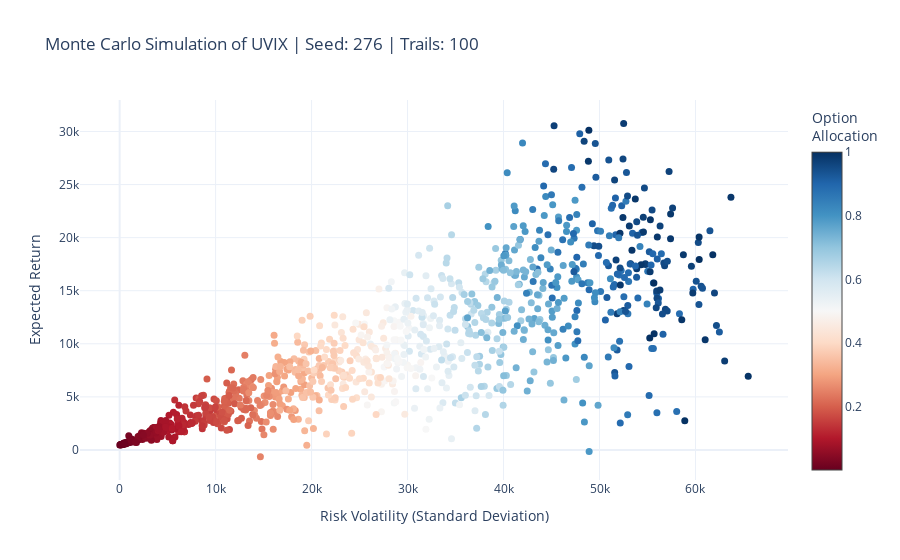

The notebook cell saved with this chart:
### Code cell
fig = go.Figure()
fig.add_trace(go.Scatter(
    # x=df['Volatility'] / np.sqrt(NUM_OF_DAYS),
    x=Markowitz['Volatility'],
    y=Markowitz['Returns'],
    mode='markers',
    marker=dict(
        color=Markowitz['Option Allocation'],
        colorscale='RdBu',
        size=7,
        colorbar=dict(title="Option<br>Allocation")
    )
))
fig.update_layout(
    template="plotly_white",
    title="Monte Carlo Simulation of " + SYMBOL + " | Seed: " + str(seed) + " | Trails: " + str(NUM_TRIALS),
    xaxis_title="Risk Volatility (Standard Deviation)",
    yaxis_title="Expected Return",
)
fig.update_layout(coloraxis_colorbar=dict(title="Option Allocation"))

### Figure 1 — Plotly figure (JSON) as saved in the notebook; plotly's stock layout.template omitted (floating-point values rounded to 4 significant figures; data arrays with more than 128 entries replaced by an {"elided": "..."} marker saying what was removed)
{"data": [{"marker": {"color": {"elided": "1000 float values"}, "colorbar": {"title": {"text": "Option<br>Allocation"}}, "colorscale": [[0, "rgb(103,0,31)"], [0.1, "rgb(178,24,43)"], [0.2, "rgb(214,96,77)"], [0.3, "rgb(244,165,130)"], [0.4, "rgb(253,219,199)"], [0.5, "rgb(247,247,247)"], [0.6, "rgb(209,229,240)"], [0.7, "rgb(146,197,222)"], [0.8, "rgb(67,147,195)"], [0.9, "rgb(33,102,172)"], [1, "rgb(5,48,97)"]], "size": 7}, "mode": "markers", "type": "scatter", "x": {"elided": "1000 float values"}, "y": {"elided": "1000 float values"}}], "layout": {"coloraxis": {"colorbar": {"title": {"text": "Option Allocation"}}}, "title": {"text": "Monte Carlo Simulation of UVIX | Seed: 276 | Trails: 100"}, "xaxis": {"title": {"text": "Risk Volatility (Standard Deviation)"}}, "yaxis": {"title": {"text": "Expected Return"}}}}
